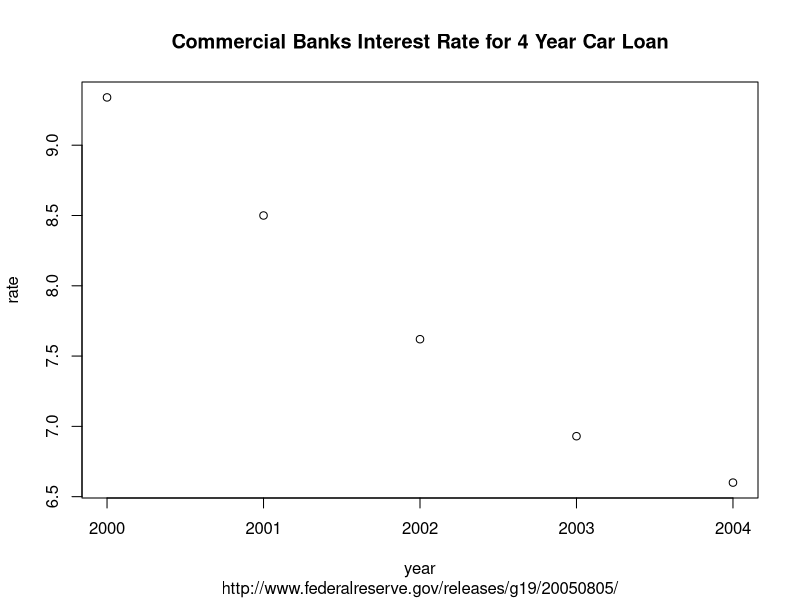

This figure's R source:
#Linear fit for Bangs Beads


year <- c(2000 ,   2001  ,  2002  ,  2003 ,   2004)
rate <- c(9.34 ,   8.50  ,  7.62  ,  6.93  ,  6.60)
plot(year,rate,
     main="Commercial Banks Interest Rate for 4 Year Car Loan",
     sub="http://www.federalreserve.gov/releases/g19/20050805/")
cor(year,rate)
fit <- lm(rate ~ year)
fit 
attributes(fit)
##The equation is 
#rate=(slope)year+(intercept)
#estimate for year 2015
fit$coefficients[[2]]*2015+fit$coefficients[[1]]

